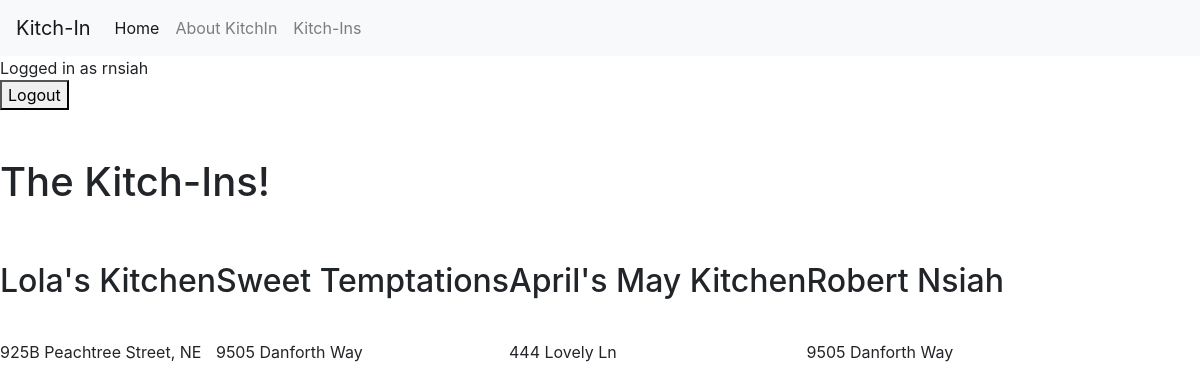
/allkitchens (signed in), run on the app's committed database.
### cooked/models.py (models this page shows, shortened)
class Kitchn(models.Model):
    legal_name = models.CharField(max_length=50, blank=False, null=True)
    date_added=models.DateField(auto_now_add=True)
    vendor_email=models.EmailField(max_length=254, blank=False, null=True)
    address = models.CharField(max_length=200, blank=False, null =True)
    user=models.ForeignKey(User, on_delete=models.CASCADE, default=1)

### cooked/views.py (the view)
# urls.py: path('allkitchens', cooked_views.all_kitchens, name='allkitchens'),
def all_kitchens(request):
    kitchens = Kitchn.objects.all()
    return render(request, 'cooked/allkitchens.html', context={'kitchens':kitchens})

### cooked/templates/cooked/allkitchens.html (shortened to what this page needs)
{% extends "cooked/base.html" %}
{% block content %}
<h1>The Kitch-Ins!</h1>
<br>
<br>
<div class='meal_list'>
    {% for kitchen in kitchens %}
      <div class ='meal_details'>
      <h2>{{ kitchen.legal_name }}</h2>
      <br>
      <p> {{ kitchen.address }}</p>
      <br>
      </div>
        {% endfor %}
</div>
{% endblock %}

### cooked/templates/cooked/base.html (shortened to what this page needs)
{% load static %}
<!doctype html>
<html lang="en">
  <head>
    <link rel="stylesheet" href="https://stackpath.bootstrapcdn.com/bootstrap/4.5.0/css/bootstrap.min.css">
    <link rel="stylesheet" type="text/css" href="{% static 'cooked/styles.css' %}">
    <link rel="stylesheet" type="text/css" href="{% static 'cooked/kitchin.css' %}">
  </head>
  <body>
  <nav class="navbar navbar-expand-lg navbar-light bg-light">
  <a class="navbar-brand" href="{% url 'kitchin' %}">Kitch-In</a>
  <div class="collapse navbar-collapse" id="navbarSupportedContent">
    <ul class="navbar-nav mr-auto">
      <li class="nav-item active">
        <a class="nav-link" href="{% url 'home' %}">Home <span class="sr-only">(current)</span></a>
      </li>
      <li class="nav-item">
        <a class="nav-link" href="{% url 'openkitchen' %}">About KitchIn</a>
      </li>
      <li class="nav-item">
        <a class="nav-link" href="{% url 'allkitchens' %}" tabindex="-1" aria-disabled="true">Kitch-Ins</a>
      </li>
    </ul>
  </div>
</nav>
  {% if user.is_authenticated %}
Logged in as {{ user.username }}
<form action="{% url 'logoutuser' %}" method='POST'>
<button type='submit'> Logout</button>
</form>
{% else %}
<a href="{% url 'loginuser' %}">Log-In</a>
<br>
<a href="{% url 'signupuser' %}">SignUp Now</a>
{% endif %}
<br>
<br>
{% block content %}
{% endblock%}
  </body>
</html>

### cooked/static/cooked/styles.css (style rules this page uses)
.meal_list { display: flex; flex-direction: row; }

### data on the page
Kitchn: legal_name "Lola's Kitchen", address "925B Peachtree Street, NE"
Kitchn: legal_name "Sweet Temptations", address "9505 Danforth Way"
Kitchn: legal_name "April's May Kitchen", address "444 Lovely Ln"
Kitchn: legal_name "Robert Nsiah", address "9505 Danforth Way"

### other printed values
{{ user.username }} "rnsiah"
